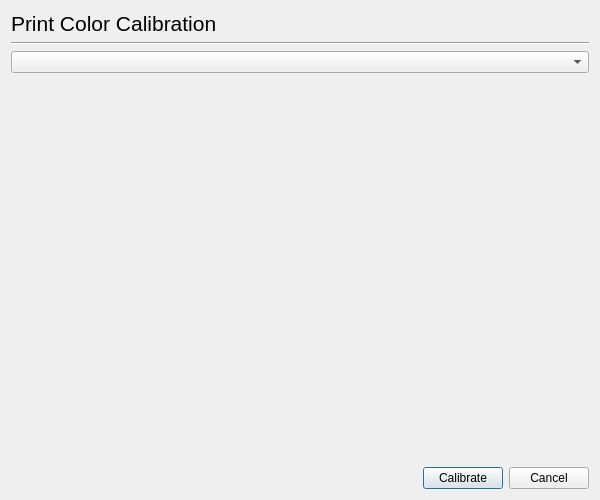
<ui version="4.0" >
 <class>Dialog</class>
 <widget class="QDialog" name="Dialog" >
  <property name="geometry" >
   <rect>
    <x>0</x>
    <y>0</y>
    <width>600</width>
    <height>500</height>
   </rect>
  </property>
  <property name="windowTitle" >
   <string>HP Device Manager - Print Color Calibration</string>
  </property>
  <layout class="QGridLayout" >
   <item row="0" column="0" >
    <widget class="QLabel" name="label" >
     <property name="font" >
      <font>
       <pointsize>16</pointsize>
      </font>
     </property>
     <property name="text" >
      <string>Print Color Calibration</string>
     </property>
    </widget>
   </item>
   <item row="1" column="0" colspan="3" >
    <widget class="Line" name="line" >
     <property name="orientation" >
      <enum>Qt::Horizontal</enum>
     </property>
    </widget>
   </item>
   <item row="2" column="0" colspan="3" >
    <widget class="DeviceUriComboBox" name="DeviceComboBox" />
   </item>
   <item row="3" column="0" >
    <spacer>
     <property name="orientation" >
      <enum>Qt::Vertical</enum>
     </property>
     <property name="sizeHint" >
      <size>
       <width>20</width>
       <height>301</height>
      </size>
     </property>
    </spacer>
   </item>
   <item row="4" column="0" >
    <spacer>
     <property name="orientation" >
      <enum>Qt::Horizontal</enum>
     </property>
     <property name="sizeHint" >
      <size>
       <width>361</width>
       <height>20</height>
      </size>
     </property>
    </spacer>
   </item>
   <item row="4" column="1" >
    <widget class="QPushButton" name="CalibrateButton" >
     <property name="text" >
      <string>Calibrate</string>
     </property>
    </widget>
   </item>
   <item row="4" column="2" >
    <widget class="QPushButton" name="CancelButton" >
     <property name="text" >
      <string>Cancel</string>
     </property>
    </widget>
   </item>
  </layout>
 </widget>
 <customwidgets>
  <customwidget>
   <class>DeviceUriComboBox</class>
   <extends>QComboBox</extends>
   <header>deviceuricombobox.h</header>
  </customwidget>
 </customwidgets>
 <resources/>
 <connections/>
</ui>
